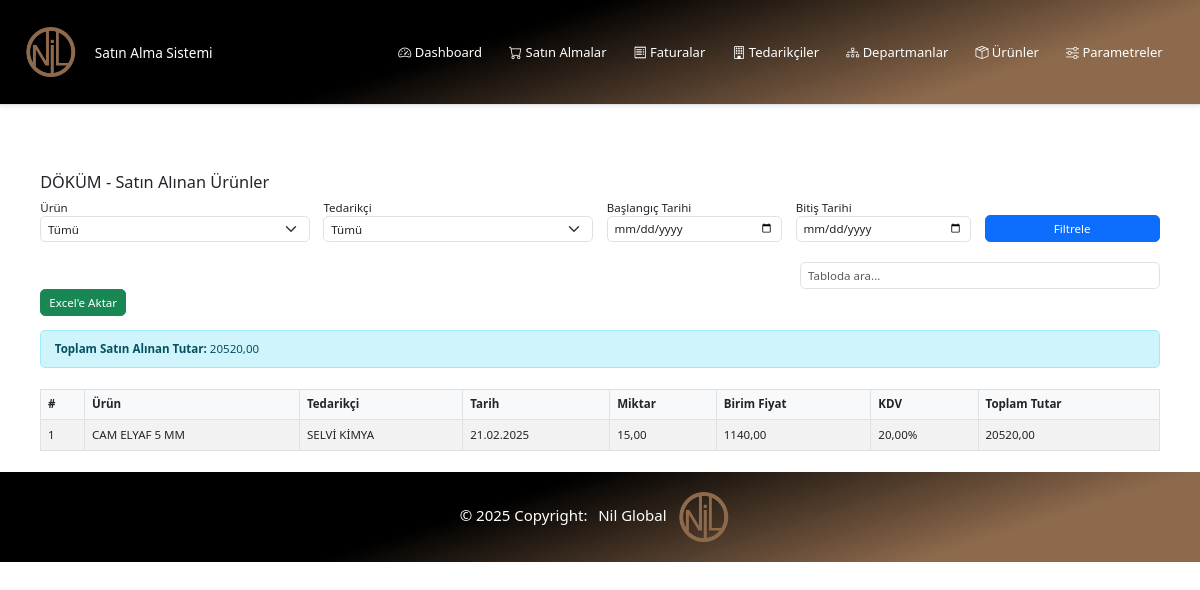
The page /departmanlar/4/ on the database its author committed.
### departmanlar/models.py (models this page shows, shortened)
class Departman(models.Model):
    ad = models.CharField(max_length=255, verbose_name="Departman Adı")
    sira = models.PositiveIntegerField(default=0, verbose_name="Sıra")
    created_at = models.DateTimeField(auto_now_add=True)
    updated_at = models.DateTimeField(auto_now=True)
    class Meta:
        verbose_name = "Departman"
        verbose_name_plural = "Departmanlar"
        ordering = ['ad']

### satin_alma/models.py (models this page shows, shortened)
class SatinAlma(models.Model):
    tedarikci = models.ForeignKey(Tedarikci, on_delete=models.CASCADE, verbose_name="Tedarikçi")
    urun = models.ForeignKey(Urun, on_delete=models.CASCADE, verbose_name="Ürün")
    departman = models.ForeignKey(Departman, on_delete=models.SET_NULL, null=True, verbose_name="Departman")
    tarih = models.DateField(verbose_name="Tarih")
    miktar = models.DecimalField(max_digits=10, decimal_places=2, verbose_name="Miktar")
    birim = models.ForeignKey(Birim, on_delete=models.SET_NULL, null=True, verbose_name="Birim")
    birim_fiyat = models.DecimalField(max_digits=10, decimal_places=2, verbose_name="Birim Fiyat")
    kdv = models.ForeignKey(KDV, on_delete=models.SET_NULL, null=True, verbose_name="KDV")
    para_birimi = models.ForeignKey(ParaBirimi, on_delete=models.SET_NULL, null=True, verbose_name="Para Birimi")
    fis = models.FileField(upload_to='fisler/', blank=True, null=True, verbose_name="Fiş")
    faturaya_baglandi = models.BooleanField(default=False, verbose_name="Faturaya Bağlandı")
    created_at = models.DateTimeField(auto_now_add=True)
    updated_at = models.DateTimeField(auto_now=True)
    class Meta:
        verbose_name = "Satın Alma"
        verbose_name_plural = "Satın Almalar"
        ordering = ['-tarih']
    @property
    def net_tutar(self):
        return self.miktar * self.birim_fiyat
    @property
    def kdv_tutari(self):
        return self.net_tutar * (self.kdv.oran / 100)
    @property
    def toplam_tutar(self):
        return self.net_tutar + self.kdv_tutari

### urunler/models.py (models this page shows, shortened)
class Urun(models.Model):
    ad = models.CharField(max_length=255, verbose_name="Ürün Adı")
    sira = models.PositiveIntegerField(default=0, verbose_name="Sıra")
    created_at = models.DateTimeField(auto_now_add=True)
    updated_at = models.DateTimeField(auto_now=True)
    class Meta:
        verbose_name = "Ürün"
        verbose_name_plural = "Ürünler"
        ordering = ['sira', 'ad']

### tedarikciler/models.py (models this page shows, shortened)
class Tedarikci(models.Model):
    ad = models.CharField(max_length=255, verbose_name="Firma Adı")
    hizmet = models.CharField(max_length=255, verbose_name="Verdiği Hizmet")
    yetkili = models.CharField(max_length=255, verbose_name="Firma Yetkilisi")
    telefon = models.CharField(max_length=20, verbose_name="Telefon Numarası")
    adres = models.TextField(blank=True, verbose_name="Adres")
    email = models.EmailField(blank=True, verbose_name="E-posta Adresi")
    created_at = models.DateTimeField(auto_now_add=True)
    updated_at = models.DateTimeField(auto_now=True)
    class Meta:
        verbose_name = "Tedarikçi"
        verbose_name_plural = "Tedarikçiler"
        ordering = ['ad']

### parametreler/models.py (models this page shows, shortened)
class KDV(models.Model):
    ad = models.CharField(max_length=50, verbose_name="KDV Adı", default="")
    oran = models.DecimalField(max_digits=4, decimal_places=2, verbose_name="KDV Oranı (%)")
    created_at = models.DateTimeField(auto_now_add=True)
    updated_at = models.DateTimeField(auto_now=True)
    class Meta:
        verbose_name = "KDV"
        verbose_name_plural = "KDV Oranları"
        ordering = ['oran']

### departmanlar/views.py (the view)
# urls.py: path('<int:pk>/', views.departman_detay, name='departman_detay'),
def departman_detay(request, pk):
    departman = get_object_or_404(Departman, pk=pk)
    satin_almalar = SatinAlma.objects.filter(departman=departman)
    urun_id = request.GET.get('urun')
    tedarikci_id = request.GET.get('tedarikci')
    tarih1 = request.GET.get('tarih1')
    tarih2 = request.GET.get('tarih2')
    if urun_id:
        satin_almalar = satin_almalar.filter(urun_id=urun_id)
    if tedarikci_id:
        satin_almalar = satin_almalar.filter(tedarikci_id=tedarikci_id)
    if tarih1:
        satin_almalar = satin_almalar.filter(tarih__gte=tarih1)
    if tarih2:
        satin_almalar = satin_almalar.filter(tarih__lte=tarih2)
    toplam_tutar = sum([s.toplam_tutar for s in satin_almalar])
    urunler = Urun.objects.all()
    tedarikciler = Tedarikci.objects.all()
    return render(request, 'departmanlar/departman_detay.html', {
        'departman': departman,
        'satin_almalar': satin_almalar,
        'toplam_tutar': toplam_tutar,
        'urunler': urunler,
        'tedarikciler': tedarikciler,
        'filtre': {
            'urun': urun_id,
            'tedarikci': tedarikci_id,
            'tarih1': tarih1,
            'tarih2': tarih2,
        }
    })

### departmanlar/templates/departmanlar/departman_detay.html (shortened to what this page needs)
{% extends 'base.html' %}
{% block content %}
<div class="container mt-4">
    <h2>{{ departman.ad }} - Satın Alınan Ürünler</h2>
    <form method="get" class="row g-3 mb-4">
        <div class="col-md-3">
            <label>Ürün</label>
            <select name="urun" class="form-select">
                <option value="">Tümü</option>
            </select>
        </div>
        <div class="col-md-3">
            <label>Tedarikçi</label>
            <select name="tedarikci" class="form-select">
                <option value="">Tümü</option>
            </select>
        </div>
        <div class="col-md-2">
            <label>Başlangıç Tarihi</label>
            <input type="date" name="tarih1" value="{{ filtre.tarih1 }}" class="form-control" />
        </div>
        <div class="col-md-2">
            <label>Bitiş Tarihi</label>
            <input type="date" name="tarih2" value="{{ filtre.tarih2 }}" class="form-control" />
        </div>
        <div class="col-md-2 align-self-end">
            <button type="submit" class="btn btn-primary w-100">Filtrele</button>
        </div>
    </form>
    <div class="row mb-3">
        <div class="col-md-4 offset-md-8 d-flex gap-2">
            <input type="text" id="tableSearch" class="form-control" placeholder="Tabloda ara...">
        </div>
        <div class="col-md-4">
            <button id="excelExportBtn" class="btn btn-success" type="button">Excel'e Aktar</button>
        </div>
    </div>
    <div class="alert alert-info mb-4">
        <strong>Toplam Satın Alınan Tutar:</strong> {{ toplam_tutar|floatformat:2 }}
    </div>
    <table class="table table-striped table-bordered" id="departmanTable">
        <thead>
            <tr>
                <th>#</th>
                <th>Ürün</th>
                <th>Tedarikçi</th>
                <th>Tarih</th>
                <th>Miktar</th>
                <th>Birim Fiyat</th>
                <th>KDV</th>
                <th>Toplam Tutar</th>
            </tr>
        </thead>
        <tbody>
            {% for satin_alma in satin_almalar %}
            <tr>
                <td>{{ forloop.counter }}</td>
                <td>{{ satin_alma.urun.ad }}</td>
                <td>{{ satin_alma.tedarikci.ad }}</td>
                <td>{{ satin_alma.tarih|date:'d.m.Y' }}</td>
                <td>{{ satin_alma.miktar }}</td>
                <td>{{ satin_alma.birim_fiyat }}</td>
                <td>{{ satin_alma.kdv.oran }}%</td>
                <td>{{ satin_alma.toplam_tutar|floatformat:2 }}</td>
            </tr>
            {% empty %}
            <tr>
                <td colspan="8" class="text-center">Kayıtlı satın alma yok.</td>
            </tr>
            {% endfor %}
        </tbody>
    </table>
</div>
{% endblock %}

### static/css/style.css (style rules this page uses)
html, body { font-family: "Segoe UI", "Roboto", Arial, sans-serif; font-size: 0.85rem; line-height: 1.4; }
h2, .h2 { font-size: 1.2rem; }
.container { padding-top: 1rem; }
.container .row { margin-bottom: 1.5rem; }
.table th { background-color: #f8f9fa; font-size: 0.85rem; font-weight: 600; padding: 0.5rem; }
.table td { padding: 0.5rem; vertical-align: middle; }
.alert { font-size: 0.85rem; padding: 0.75rem 1rem; }
.form-control, .form-select { font-size: 0.85rem; padding: 0.3rem 0.5rem; height: calc(1.5em + 0.5rem + 2px); }
.btn { font-size: 0.85rem; padding: 0.3rem 0.6rem; }

### rows shown on the page
Departman: ad "DÖKÜM"
SatinAlma: urun.ad "CAM ELYAF 5 MM", tedarikci.ad "SELVİ KİMYA", tarih "21.02.2025", miktar "15,00", birim_fiyat "1140,00", kdv.oran "20,00", toplam_tutar "20520,00"

### other values the page prints
{{ toplam_tutar|floatformat:2 }} "20520,00"
